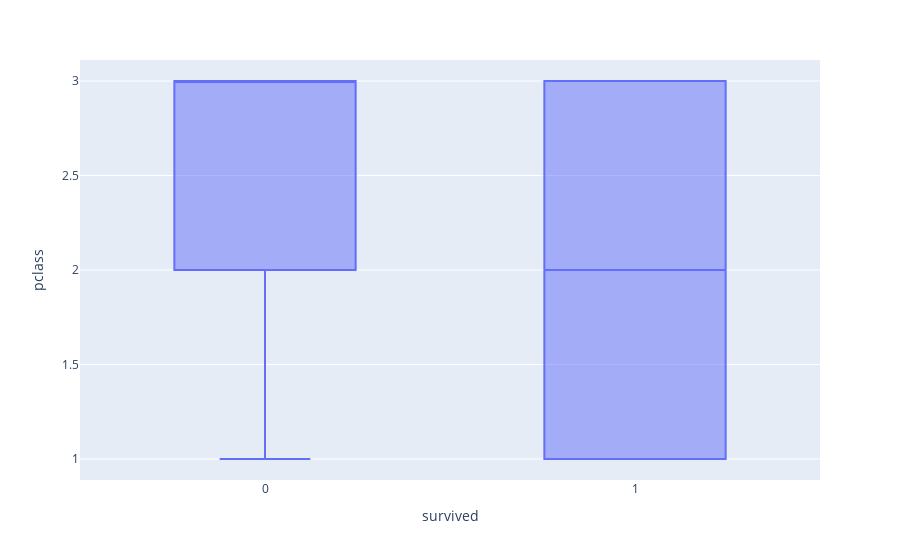

Notebook code cell kept with this figure:
### Code cell
px.box(df, x="survived", y="pclass")

### Figure 1 — Plotly figure (JSON) as saved in the notebook; plotly's stock layout.template omitted (floating-point values rounded to 4 significant figures; data arrays with more than 128 entries replaced by an {"elided": "..."} marker saying what was removed)
{"data": [{"alignmentgroup": "True", "hovertemplate": "survived=%{x}<br>pclass=%{y}<extra></extra>", "legendgroup": "", "marker": {"color": "#636efa"}, "name": "", "notched": false, "offsetgroup": "", "orientation": "v", "showlegend": false, "type": "box", "x": {"elided": "891 int values"}, "x0": " ", "xaxis": "x", "y": {"elided": "891 int values"}, "y0": " ", "yaxis": "y"}], "layout": {"boxmode": "group", "legend": {"tracegroupgap": 0}, "margin": {"t": 60}, "xaxis": {"anchor": "y", "domain": [0, 1], "title": {"text": "survived"}}, "yaxis": {"anchor": "x", "domain": [0, 1], "title": {"text": "pclass"}}}}
